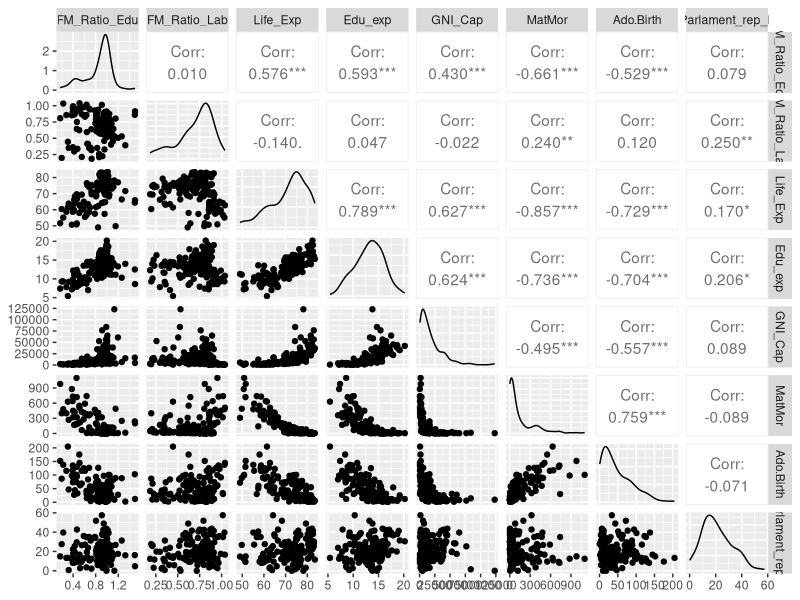
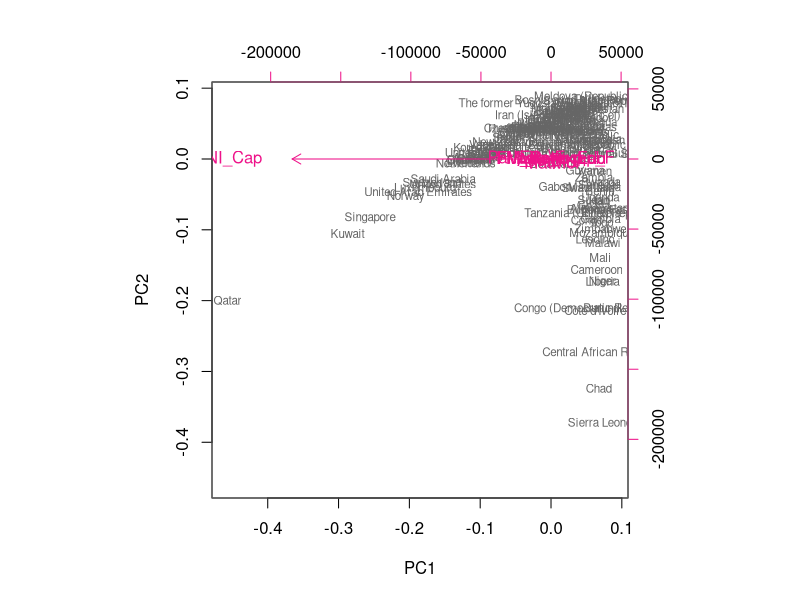
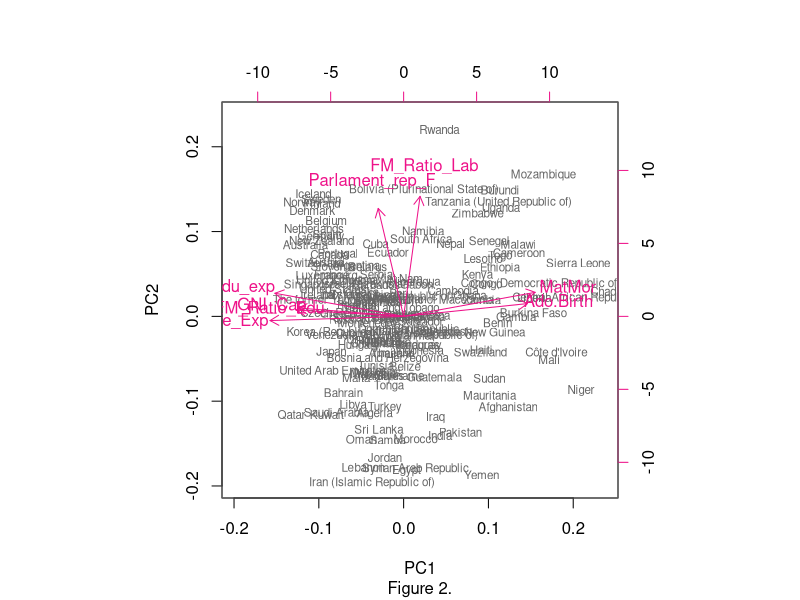
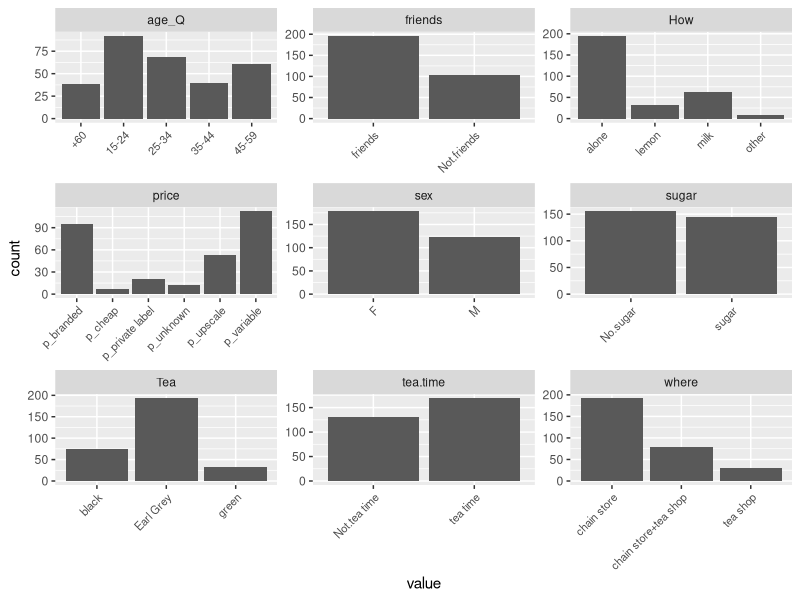
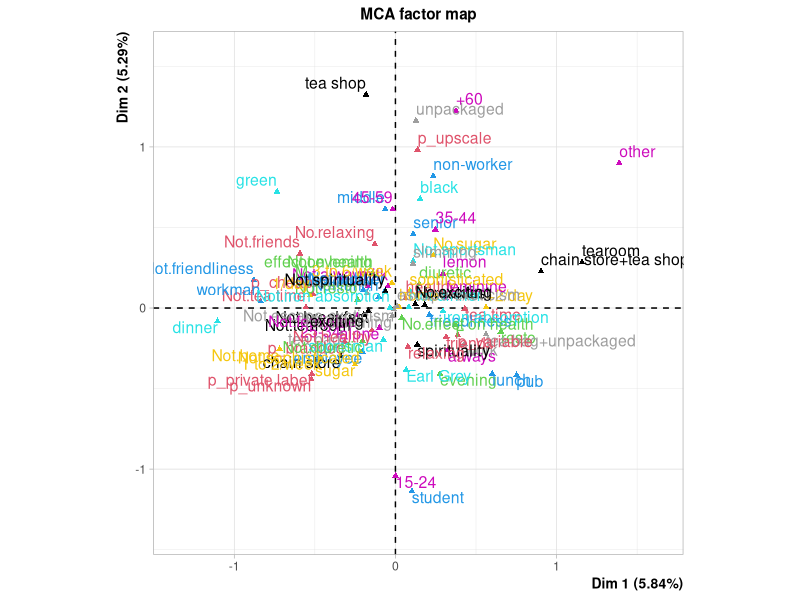
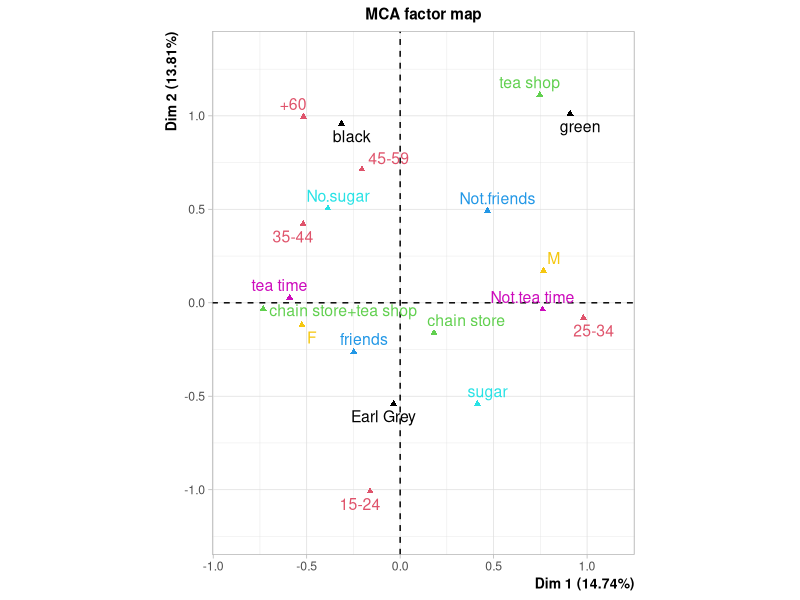

Recreate these plots in R, in order.
## ---- chunk 1
library(dplyr)
library(ggplot2)
library(GGally)
library(stringr)
library(tidyr)
human <- read.csv("data/human.csv", row.names = 1, header=TRUE)
## ---- chunk 2
# explore data dimension and structures
dim(human)
str(human)
## ---- chunk 3
ggpairs(human)
summary(human)
#library(corrplot)
#corrplot(human)
## ---- chunk 4
# perform principal component analysis (with the SVD method)
pca_human1 <- prcomp(human)

# draw a biplot of the principal component representation and the original variables
biplot(pca_human1, choices = 1:2, cex = c(0.7, 1), col = c("grey40", "deeppink2"))
## ---- chunk 5
# standardize the variables
human_std <- scale(human)

# perform principal component analysis (with the SVD method)
pca_human2 <- prcomp(human_std)

# draw a biplot of the principal component representation and the original variables
biplot(pca_human2, choices = 1:2, cex = c(0.7, 1), col = c("grey40", "deeppink2"), main = " ", sub = "Figure 2.")
#fig.cap = "caption"
## ---- chunk 6
library(FactoMineR)
data("tea")
str(tea)
dim(tea)
#summary(tea)
## ---- chunk 7
tea$age2 <- cut(tea$age, breaks = c(15, 25, 35, 45, 55, 65, 75, 85))
tea_ <- dplyr::select(tea, -age)
## ---- chunk 8
tea_ <- dplyr::select(tea_, -age2) #overlyhonestmethods
## ---- chunk 9
# column names to keep in the dataset
keep_columns <- c("Tea", "How", "age_Q", "where", "friends", "sugar", "price", "tea.time", "sex")

# select the 'keep_columns' to create a new dataset tea_time
tea_time <- dplyr::select(tea_, one_of(keep_columns))

gather(tea_time) %>% ggplot(aes(value)) + facet_wrap("key", scales = "free") + geom_bar() + theme(axis.text.x = element_text(angle = 45, hjust = 1, size = 8))
## ---- chunk 10
# multiple correspondence analysis
mca <- MCA(tea_, graph = FALSE)

# summary of the model
summary(mca)

# visualize MCA
plot(mca, invisible=c("ind"), habillage = "quali")
# plot(mca, invisible=c("ind","var"))
## ---- chunk 11
# removing some un-interesting variables
tea_time2 <- dplyr::select(tea_time, -price, -How)

# multiple correspondence analysis
mca_sub <- MCA(tea_time2, graph = FALSE)

# summary of the model
summary(mca_sub)

# visualize MCA
plot(mca_sub, invisible=c("ind"), habillage = "quali")
# plot(mca, invisible=c("ind","var"))
## ---- chunk 12
